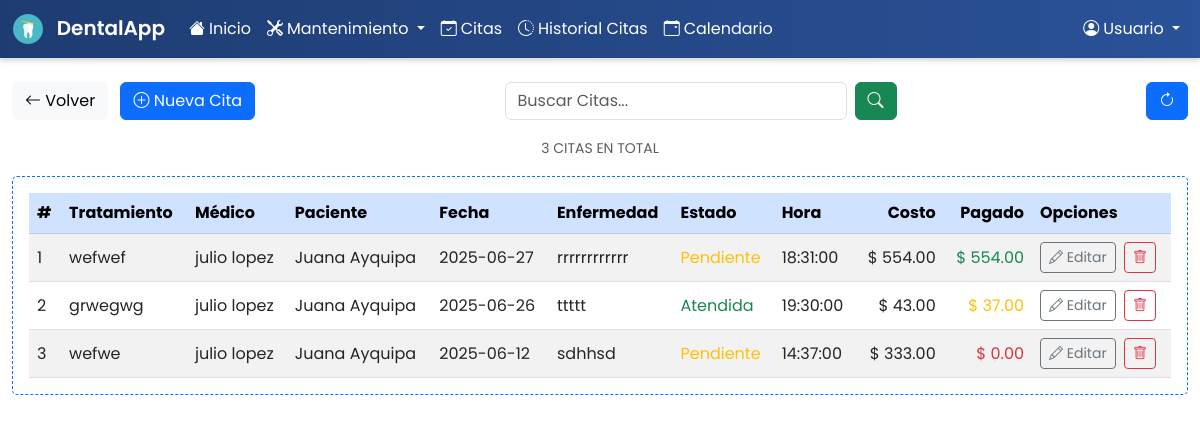
/sistema-dental/index.php?controller=appointment&action=index, run on the app's committed database.
### tables this page shows
CREATE TABLE `appointments` (
  `id` int(10) UNSIGNED NOT NULL,
  `treatment_id` int(11) NOT NULL,
  `doctor_id` int(11) NOT NULL,
  `patient_id` int(11) NOT NULL,
  `date` date NOT NULL,
  `time` time NOT NULL,
  `illness` varchar(255) NOT NULL,
  `cost` decimal(10,2) NOT NULL DEFAULT 0.00,
  `created_at` datetime NOT NULL DEFAULT current_timestamp(),
  `status` enum('pendiente','atendida','cancelada') NOT NULL DEFAULT 'pendiente',
  `paid` decimal(10,2) NOT NULL DEFAULT 0.00
);

CREATE TABLE `treatments` (
  `id` int(11) NOT NULL,
  `name` varchar(100) NOT NULL,
  `price` decimal(10,2) NOT NULL,
  `created_at` timestamp NOT NULL DEFAULT current_timestamp()
);

CREATE TABLE `doctors` (
  `id` int(11) NOT NULL,
  `name` varchar(100) NOT NULL,
  `dni` varchar(20) DEFAULT NULL,
  `specialty_id` int(11) NOT NULL,
  `address` varchar(255) DEFAULT NULL,
  `phone` varchar(20) DEFAULT NULL,
  `email` varchar(100) DEFAULT NULL,
  `created_at` timestamp NOT NULL DEFAULT current_timestamp()
);

CREATE TABLE `patients` (
  `id` int(11) NOT NULL,
  `name` varchar(100) NOT NULL,
  `document_type` varchar(20) DEFAULT NULL,
  `document_number` varchar(50) DEFAULT NULL,
  `dob` date NOT NULL,
  `phone` varchar(20) DEFAULT NULL,
  `under_treatment` tinyint(1) NOT NULL DEFAULT 0,
  `bleeding` tinyint(1) NOT NULL DEFAULT 0,
  `allergic` tinyint(1) NOT NULL DEFAULT 0,
  `hypertensive` tinyint(1) NOT NULL DEFAULT 0,
  `diabetic` tinyint(1) NOT NULL DEFAULT 0,
  `pregnant` tinyint(1) NOT NULL DEFAULT 0,
  `motive` text DEFAULT NULL,
  `diagnosis` text DEFAULT NULL,
  `observations` text DEFAULT NULL,
  `referred_by` varchar(100) DEFAULT NULL,
  `email` varchar(100) DEFAULT NULL,
  `address` text DEFAULT NULL,
  `created_at` timestamp NOT NULL DEFAULT current_timestamp()
);

### sistema-dental/controllers/AppointmentController.php (called while the page is built, shortened)
<?php
require_once __DIR__ . '/../models/Appointment.php';
class AppointmentController
{
    private Appointment $model;
    public function __construct(PDO $pdo)
    {
        $pdo->setAttribute(PDO::ATTR_ERRMODE, PDO::ERRMODE_EXCEPTION);
        $this->model = new Appointment($pdo);
    }
    public function index(): void
    {
        $search  = trim($_GET['search'] ?? '');
        $appointments = $this->model->getAllWithDetails($search);
        require __DIR__ . '/../views/templates/header.php';
        require __DIR__ . '/../views/appointments/list.php';
        require __DIR__ . '/../views/templates/footer.php';
    }
}

### sistema-dental/models/Appointment.php (called while the page is built, shortened)
<?php
require_once __DIR__ . '/BaseModel.php';
class Appointment extends BaseModel
{
    protected static $table = 'appointments';
    public function getAllWithDetails(string $search = ''): array
    {
        $tbl = static::$table;
        $sql = "
            SELECT
              a.id,
              a.treatment_id,
              a.doctor_id,
              a.patient_id,
              t.name  AS treatment_name,
              d.name  AS doctor_name,
              p.name  AS patient_name,
              a.date,
              a.time,
              a.illness,
              a.status,
              a.cost,
              a.paid
            FROM {$tbl} a
            JOIN treatments t ON a.treatment_id = t.id
            JOIN doctors    d ON a.doctor_id    = d.id
            JOIN patients   p ON a.patient_id   = p.id
        ";
        $sql .= " ORDER BY a.date DESC, a.time DESC";
        $stmt = $this->pdo->prepare($sql);
        $stmt->execute();
        return $stmt->fetchAll(PDO::FETCH_ASSOC);
    }
}

### sistema-dental/models/BaseModel.php (called while the page is built, shortened)
<?php
abstract class BaseModel
{
    public function __construct(PDO $pdo)
    {
        $this->pdo = $pdo;
    }
}

### sistema-dental/views/appointments/list.php (the view, shortened to what this page needs)
<?php
$count  = count($appointments);
$search = htmlspecialchars($_GET['search'] ?? '', ENT_QUOTES);
?>
<div class="container-fluid mt-4">
  <div class="d-flex justify-content-between align-items-center mb-3">
    <div>
      <a href="index.php?controller=dashboard&action=index" class="btn btn-light me-2">
        <i class="bi bi-arrow-left"></i> Volver
      </a>
      <button class="btn btn-primary" data-bs-toggle="modal" data-bs-target="#appointmentModal">
        <i class="bi bi-plus-circle"></i> Nueva Cita
      </button>
    </div>
    <form class="d-flex" method="get" action="index.php">
      <input
        class="form-control me-2"
        type="text"
        name="search"
        placeholder="Buscar Citas..."
        value="<?= $search ?>"
      >
      <button class="btn btn-success" type="submit">
        <i class="bi bi-search"></i>
      </button>
    </form>
    <a href="index.php?controller=appointment&action=index" class="btn btn-primary">
      <i class="bi bi-arrow-clockwise"></i>
    </a>
  </div>
  <div class="text-center mb-3">
    <small class="text-muted">
      <?= $count ?> CITA<?= $count !== 1 ? 'S' : '' ?> EN TOTAL
    </small>
  </div>
  <div class="table-responsive" style="border:1px dashed var(--bs-primary); border-radius:5px; padding:1rem;">
    <table class="table table-striped table-hover align-middle mb-0">
      <thead class="table-primary">
        <tr>
          <th>#</th>
          <th>Tratamiento</th>
          <th>Médico</th>
          <th>Paciente</th>
          <th>Fecha</th>
          <th>Enfermedad</th>
          <th>Estado</th>
          <th>Hora</th>
          <th class="text-end">Costo</th>
          <th class="text-end">Pagado</th>
          <th>Opciones</th>
        </tr>
      </thead>
      <tbody>
        <?php foreach ($appointments as $i => $app):
          $paidClass = $app['paid'] == 0
                     ? 'text-danger'
                     : ($app['paid'] < $app['cost'] ? 'text-warning' : 'text-success');
          switch ($app['status']) {
            case 'atendida':
              $statusClass = 'text-success';
              break;
            default:
              $statusClass = 'text-warning';
          }
        ?>
        <tr>
          <td><?= $i + 1 ?></td>
          <td><?= htmlspecialchars($app['treatment_name']) ?></td>
          <td><?= htmlspecialchars($app['doctor_name']) ?></td>
          <td><?= htmlspecialchars($app['patient_name']) ?></td>
          <td><?= htmlspecialchars($app['date']) ?></td>
          <td><?= htmlspecialchars($app['illness']) ?></td>
          <td class="<?= $statusClass ?>">
            <?= ucfirst(htmlspecialchars($app['status'])) ?>
          </td>
          <td><?= htmlspecialchars($app['time']) ?></td>
          <td class="text-end">$ <?= number_format($app['cost'],2) ?></td>
          <td class="text-end <?= $paidClass ?>">
            $ <?= number_format($app['paid'],2) ?>
          </td>
          <td>
            <button
              class="btn btn-sm btn-outline-secondary me-1"
              data-bs-toggle="modal"
              data-bs-target="#appointmentModal"
              data-id="<?= $app['id'] ?>"
              data-treatment-id="<?= $app['treatment_id'] ?>"
              data-doctor-id="<?= $app['doctor_id'] ?>"
              data-patient-id="<?= $app['patient_id'] ?>"
              data-patient-name="<?= htmlspecialchars($app['patient_name'],ENT_QUOTES) ?>"
              data-date="<?= $app['date'] ?>"
              data-time="<?= $app['time'] ?>"
              data-illness="<?= htmlspecialchars($app['illness'],ENT_QUOTES) ?>"
              data-status="<?= $app['status'] ?>"
              data-cost="<?= $app['cost'] ?>"
              data-paid="<?= $app['paid'] ?>"
            >
              <i class="bi bi-pencil"></i> Editar
            </button>
            <a
              href="index.php?controller=appointment&action=delete&id=<?= $app['id'] ?>"
              class="btn btn-sm btn-outline-danger"
              onclick="return confirm('¿Eliminar cita?')"
            >
              <i class="bi bi-trash"></i>
            </a>
          </td>
        </tr>
        <?php endforeach; ?>
      </tbody>
    </table>
  </div>
</div>

### sistema-dental/assets/css/style.css (style rules this page uses)
body, .navbar, .card { font-family: 'Poppins', sans-serif; }

### data on the page
appointments: treatment.name "wefwef", doctor.name "julio lopez", patient.name "Juana Ayquipa", date "2025-06-27", illness "rrrrrrrrrrrr", status "Pendiente", time "18:31:00", cost "554.00", paid "554.00"
appointments: treatment.name "grwegwg", doctor.name "julio lopez", patient.name "Juana Ayquipa", date "2025-06-26", illness "ttttt", status "Atendida", time "19:30:00", cost "43.00", paid "37.00"
appointments: treatment.name "wefwe", doctor.name "julio lopez", patient.name "Juana Ayquipa", date "2025-06-12", illness "sdhhsd", status "Pendiente", time "14:37:00", cost "333.00", paid "0.00"

### other printed values
$username "Usuario"
$count "3"
